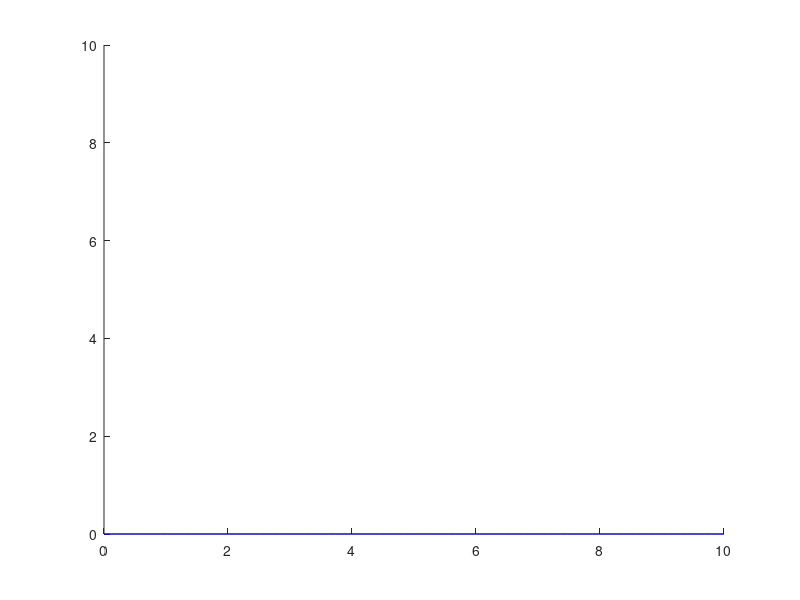

Here is the MATLAB script that generated this plot:
axis([0 10 0 10])
hold on
[x, y] = ginput(1);
xi = [];
yi = [];
n= 1; 
while ~isempty([x,y])  
  xi = [xi x];
  yi = [yi y];
  plot(x,y,'ok');
  text(x+0.07, y+0.03,int2str(n),'fontsize',15);
  n =n+1;
  [x,y]  = ginput(1)
end
 p = polyfit(xi,yi,2);
input = linspace(0,10);
plot(input, polyval(p,input),'b');
hold off


